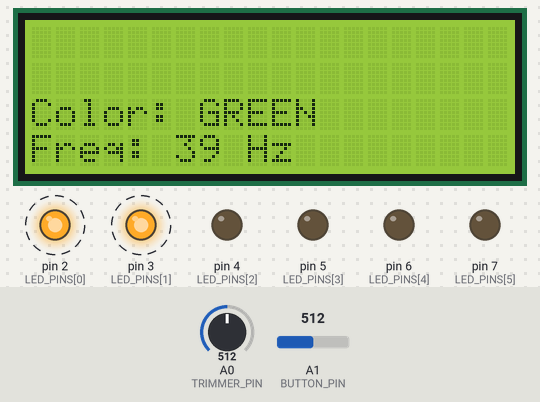
The sketch below on a simulated Arduino Uno, built with avr-gcc and run on an emulated ATmega328P. On the bench: 20×4 character LCD, output pins drawn as LEDs (lit = HIGH). Dashed ring = blinking. The inputs (shaded band) are chosen by the test bench; at power-on: A1 (BUTTON_PIN) = 512, A0 (TRIMMER_PIN) = 512.

Above: at 1.2 s.
1.3 s: A1 (BUTTON_PIN) set to 109
2.9 s: A1 (BUTTON_PIN) set to 93
At 3.5 s:
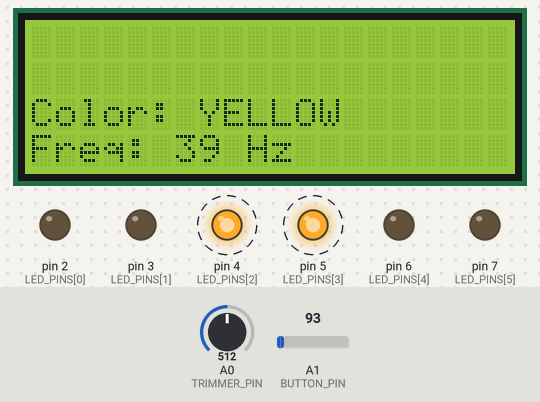
5.5 s: A0 (TRIMMER_PIN) set to 306
At 6.8 s:
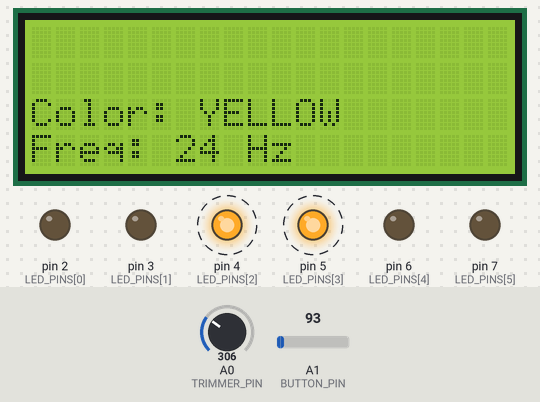
8.5 s: A0 (TRIMMER_PIN) set to 122
At 9.98 s:
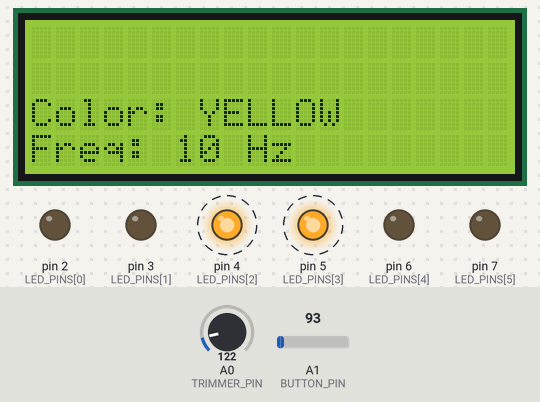
10.0 s: A0 (TRIMMER_PIN) set to 90
At 12.45 s:
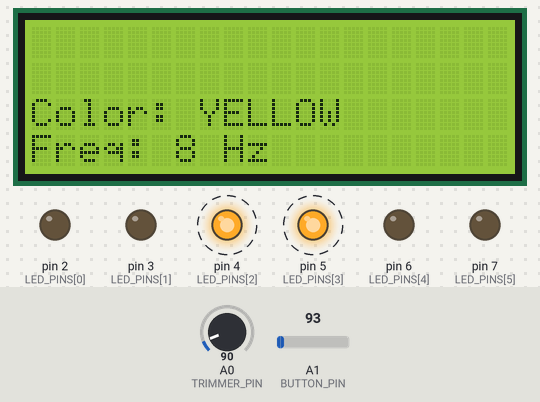
Timing chart, 0 to 12.5 s (numbered marks = the images above; inputs shaded):
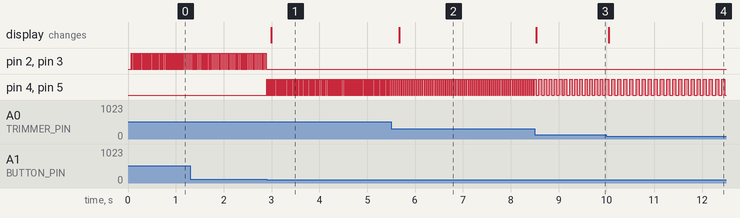

Measured:
- the behaviour switches between 101 and 100 on A1 (BUTTON_PIN) (found by bisection; images 0 and 1)
- after the input at 2.9 s, pin 2 (LED_PINS[0]), pin 3 (LED_PINS[1]): stops changing and stays LOW; pin 4 (LED_PINS[2]), pin 5 (LED_PINS[3]): alternates HIGH for 0.02 s and LOW for 0.02 s, starting at once; the display: changes after 0.09 s (image 1)
- after the input at 5.5 s, pin 4 (LED_PINS[2]), pin 5 (LED_PINS[3]): alternates HIGH for 0.02 s and LOW for 0.02 s, starting after 0.12 s; the display: changes after 0.17 s (image 2)
- after the input at 8.5 s, pin 4 (LED_PINS[2]), pin 5 (LED_PINS[3]): alternates HIGH for 0.05 s and LOW for 0.05 s, starting after 0.09 s; the display: changes at once (image 3)
- after the input at 10.0 s, the display: changes at once (image 4)
- by itself, pin 2 (LED_PINS[0]), pin 3 (LED_PINS[1]): alternates HIGH for 0.02 s and LOW for 0.02 s

The sketch:

ex01-A7.ino
```cpp
#include <LiquidCrystal.h>

// LCD Connection
#define R_S 8
#define E   9
#define DB4 10
#define DB5 11
#define DB6 12
#define DB7 13

#define NUM_CHAR 20
#define NUM_LINES 4

#define BUTTON_PIN A1       // Taster S1 wird darüber gelesen
#define TRIMMER_PIN A0      // Trimmer Tr1 für Frequenz

// LED Pins (LED1 bis LED6 an Pins 2–7)
const int LED_PINS[] = {2, 3, 4, 5, 6, 7};
const int NUM_LEDS = 6;

// LCD initialisieren
LiquidCrystal lcd(R_S, E, DB4, DB5, DB6, DB7);

// Farbnamen
const String COLORS[] = {"GREEN", "YELLOW", "RED"};
int colorIndex = 0;

// Entprellen
bool lastButtonState = false;
unsigned long lastDebounceTime = 0;
const unsigned long debounceDelay = 200;

// Blinken
unsigned long lastBlinkTime = 0;
bool ledState = false;
int blinkDelay = 500;

void setup() {
  lcd.begin(NUM_CHAR, NUM_LINES);

  // LEDs als Ausgang
  for (int i = 0; i < NUM_LEDS; i++) {
    pinMode(LED_PINS[i], OUTPUT);
    digitalWrite(LED_PINS[i], LOW);
  }
}

void loop() {
  // --- Frequenz einlesen (Trimmer) ---
  int trimmerValue = analogRead(TRIMMER_PIN);
  int frequency = mapToFrequency(trimmerValue);
  blinkDelay = 1000 / frequency / 2;  // für Ein/Aus-Phasen

  // --- Taster einlesen ---
  int a1_value = analogRead(BUTTON_PIN);
  bool buttonPressed = (a1_value >= 0 && a1_value <= 100);

  if (buttonPressed && !lastButtonState && (millis() - lastDebounceTime > debounceDelay)) {
    // Farbwechsel
    colorIndex = (colorIndex + 1) % 3;
    lastDebounceTime = millis();
  }
  lastButtonState = buttonPressed;

  // --- LEDs je nach Farbe steuern ---
  unsigned long currentMillis = millis();
  if (currentMillis - lastBlinkTime >= blinkDelay) {
    lastBlinkTime = currentMillis;
    ledState = !ledState;

    // LED-Muster je nach Farbe
    for (int i = 0; i < NUM_LEDS; i++) {
      if (ledState && isLedActiveForColor(i, colorIndex)) {
        digitalWrite(LED_PINS[i], HIGH);
      } else {
        digitalWrite(LED_PINS[i], LOW);
      }
    }
  }

  // --- LCD Zeile 3 + 4 aktualisieren ---
  lcd.setCursor(0, 2);
  lcd.print("Color: " + COLORS[colorIndex] + "       ");

  lcd.setCursor(0, 3);
  lcd.print("Freq: " + String(frequency) + " Hz     ");
}

// Gibt zurück, ob LED[i] für die Farbe aktiv ist
bool isLedActiveForColor(int ledIndex, int colorIdx) {

  if (colorIdx == 0) return (ledIndex == 0 || ledIndex == 1); // RED
  if (colorIdx == 1) return (ledIndex == 2 || ledIndex == 3); // GREEN
  if (colorIdx == 2) return (ledIndex == 4 || ledIndex == 5); // BLUE
  return false;
}

int mapToFrequency(int trimmerValue) {
    if (trimmerValue < 0) trimmerValue = 0;
    if (trimmerValue > 660) trimmerValue = 660;

    double frequency = (49.0 / 660.0) * trimmerValue + 1.0;
    return static_cast<int>(frequency + 0.5);
}
```
